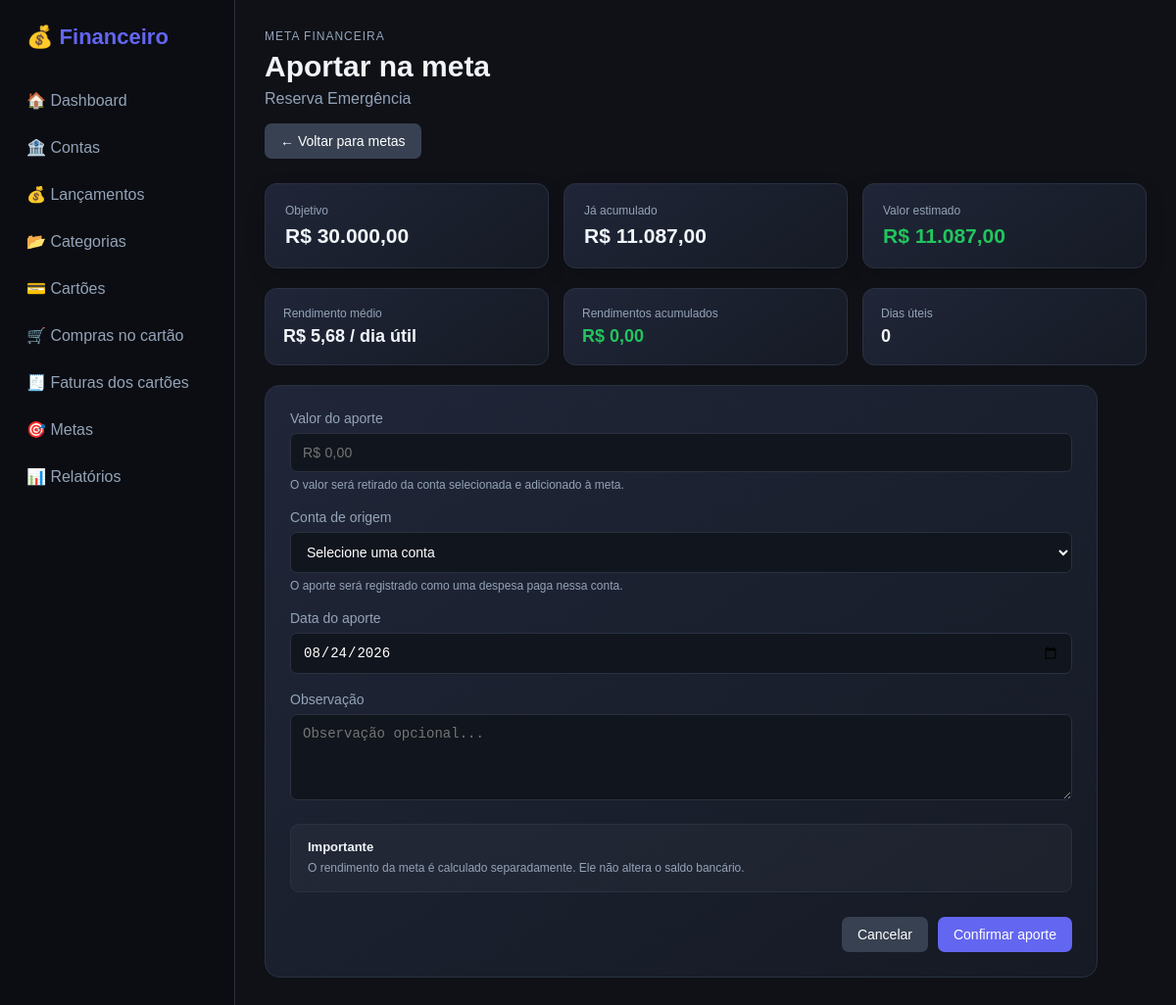
The app's page /metas/1/aportar with its own data.
### models/meta.py (models this page shows, shortened)
class Meta(db.Model):
    __tablename__ = "metas"
    id = db.Column(
        db.Integer,
        primary_key=True
    )
    nome = db.Column(
        db.String(150),
        nullable=False
    )
    descricao = db.Column(
        db.Text,
        nullable=True
    )
    valor_meta = db.Column(
        db.Numeric(12, 2),
        nullable=False,
        default=0
    )
    valor_atual = db.Column(
        db.Numeric(12, 2),
        nullable=False,
        default=0
    )
    rendimento_diario = db.Column(
        db.Numeric(12, 2),
        nullable=False,
        default=5.68
    )
    data_inicio_rendimento = db.Column(
        db.Date,
        nullable=True
    )
    prazo = db.Column(
        db.Date,
        nullable=True
    )
    ativa = db.Column(
        db.Boolean,
        nullable=False,
        default=True
    )
    criada_em = db.Column(
        db.DateTime,
        default=datetime.utcnow
    )
    aportes = db.relationship(
        "MetaAporte",
        back_populates="meta",
        cascade="all, delete-orphan",
        order_by="MetaAporte.data.desc()"
    )
    def dias_rendimento(
        self,
        data_final=None
    ):
        if not self.data_inicio_rendimento:
            return 0
    @property
    def rendimento_acumulado(self):
        dias = self.dias_rendimento()
        rendimento = float(
            self.rendimento_diario or 0
        )
        return round(
            dias * rendimento,
            2
        )
    @property
    def valor_estimado(self):
        return round(
            float(
                self.valor_atual or 0
            )
            +
            self.rendimento_acumulado,
            2
        )

### routes/metas.py (the view, shortened to what this page needs)
@metas_bp.route(
    "/<int:id>/aportar",
    methods=["GET", "POST"]
)
def aportar(id):
    meta = Meta.query.get_or_404(
        id
    )
    contas = (
        Conta.query
        .filter_by(
            ativa=True
        )
        .order_by(
            Conta.nome
        )
        .all()
    )
    erro = None
    return render_template(
        "meta_aporte_form.html",
        meta=meta,
        contas=contas,
        erro=erro,
        today=datetime.now().date()
    )

### app.py (called while the page is built)
def formatar_moeda(valor):
    try:
        valor = float(valor or 0)
    except (TypeError, ValueError):
        valor = 0.0
    negativo = valor < 0
    valor = abs(valor)
    texto = f"{valor:,.2f}"
    texto = texto.replace(",", "X").replace(".", ",").replace("X", ".")
    if negativo:
        texto = "-" + texto
    return texto

### models/conta.py (called while the page is built)
    def saldo_atual(self):
        saldo = float(self.saldo_inicial or 0)
        for lancamento in self.lancamentos:
            if lancamento.status != "pago":
                continue
            valor = float(lancamento.valor or 0)
            if lancamento.tipo == "receita":
                saldo += valor
            else:
                saldo -= valor
        return saldo

### templates/meta_aporte_form.html (shortened to what this page needs)
{% extends "base.html" %}
{% block content %}
<div class="page-header">
    <div>
        <span class="details-label">
            META FINANCEIRA
        </span>
        <h1>
            Aportar na meta
        </h1>
        <p>
            {{ meta.nome }}
        </p>
    </div>
    <div>
        <a
            href="{{ url_for('metas.listar') }}"
            class="btn btn-secondary"
        >
            ← Voltar para metas
        </a>
    </div>
</div>
<div class="meta-aporte-summary">
    <div>
        <span>
            Objetivo
        </span>
        <strong>
            R$ {{ meta.valor_meta|moeda }}
        </strong>
    </div>
    <div>
        <span>
            Já acumulado
        </span>
        <strong>
            R$ {{ meta.valor_atual|moeda }}
        </strong>
    </div>
    <div>
        <span>
            Valor estimado
        </span>
        <strong class="valor-positivo">
            R$ {{ meta.valor_estimado|moeda }}
        </strong>
    </div>
</div>
<div class="meta-aporte-info">
    <div>
        <span>
            Rendimento médio
        </span>
        <strong>
            R$ {{ meta.rendimento_diario|moeda }} / dia útil
        </strong>
    </div>
    <div>
        <span>
            Rendimentos acumulados
        </span>
        <strong class="valor-positivo">
            R$ {{ meta.rendimento_acumulado|moeda }}
        </strong>
    </div>
    <div>
        <span>
            Dias úteis
        </span>
        <strong>
            {% if meta.data_inicio_rendimento %}
                {{ meta.dias_rendimento() }}
            {% else %}
                0
            {% endif %}
        </strong>
    </div>
</div>
<div class="form-card">
    <form method="POST">
        <div class="form-group">
            <label for="valor">
                Valor do aporte
            </label>
            <input
                type="text"
                id="valor"
                name="valor"
                class="money-input"
                required
                inputmode="numeric"
                autocomplete="off"
                placeholder="R$ 0,00"
            >
            <small class="field-help">
                O valor será retirado da conta selecionada e adicionado à meta.
            </small>
        </div>
        <div class="form-group">
            <label for="conta_id">
                Conta de origem
            </label>
            <select
                id="conta_id"
                name="conta_id"
                required
            >
                <option value="">
                    Selecione uma conta
                </option>
            </select>
            <small class="field-help">
                O aporte será registrado como uma despesa paga nessa conta.
            </small>
        </div>
        <div class="form-group">
            <label for="data">
                Data do aporte
            </label>
            <input
                type="date"
                id="data"
                name="data"
                required
                value="{% if today %}{{ today.strftime('%Y-%m-%d') }}{% endif %}"
            >
        </div>
        <div class="form-group">
            <label for="observacao">
                Observação
            </label>
            <textarea
                id="observacao"
                name="observacao"
                rows="4"
                placeholder="Observação opcional..."
            ></textarea>
        </div>
        <div class="meta-aporte-warning">
            <strong>
                Importante
            </strong>
            <p>
                O rendimento da meta é calculado separadamente.
                Ele não altera o saldo bancário.
            </p>
        </div>
        <div class="form-actions">
            <a
                href="{{ url_for('metas.listar') }}"
                class="btn btn-secondary"
            >
                Cancelar
            </a>
            <button
                type="submit"
                class="btn btn-primary"
                onclick="return confirm(
                    'Confirma este aporte na meta?'
                );"
            >
                Confirmar aporte
            </button>
        </div>
    </form>
</div>
{% endblock %}

### static/css/style.css (style rules this page uses)
* { box-sizing: border-box; }
:root { --bg: #0f1117; --bg-secondary: #151923; --card: #1a1f2b; --card-hover: #202636; --border: #2a3140; --text: #f1f5f9; --text-secondary: #94a3b8; --primary: #6366f1; --primary-hover: #4f46e5; --success: #22c55e; --danger: #ef4444; --warning: #f59e0b; --info: #60a5fa; }
html, body { margin: 0; padding: 0; min-height: 100%; }
body { font-family: Arial, Helvetica, sans-serif; background: var(--bg); color: var(--text); }
.page-header { margin-bottom: 25px; }
.page-header h1 { margin: 0; font-size: 30px; }
.page-header p { margin-top: 7px; color: var(--text-secondary); }
.valor-positivo { color: var(--success) !important; }
.btn { border: none; border-radius: 7px; padding: 10px 16px; font-size: 14px; cursor: pointer; text-decoration: none; display: inline-block; transition: 0.2s; }
.btn-primary { background: var(--primary); color: white; }
.btn-secondary { background: #374151; color: white; }
.form-group { margin-bottom: 18px; }
.form-group label { display: block; margin-bottom: 7px; color: var(--text-secondary); font-size: 14px; }
.form-group input, .form-group select, .form-group textarea { width: 100%; background: #11151d; color: white; border: 1px solid var(--border); border-radius: 7px; padding: 11px 12px; font-size: 14px; outline: none; }
.field-help { display: block; margin-top: 6px; color: var(--text-secondary); font-size: 12px; }
.details-label { display: block; color: var(--text-secondary); font-size: 12px; margin-bottom: 7px; letter-spacing: 1px; }
.form-card { max-width: 850px; background: linear-gradient( 145deg, #202638, #151a24 ); border: 1px solid var(--border); border-radius: 15px; padding: 25px; }
.form-actions { display: flex; justify-content: flex-end; gap: 10px; margin-top: 25px; }
.meta-aporte-info { display: grid; grid-template-columns: repeat(3, 1fr); gap: 15px; margin-bottom: 20px; }
.meta-aporte-info > div { background: linear-gradient( 145deg, #202638, #151a24 ); border: 1px solid var(--border); border-radius: 12px; padding: 18px; }
.meta-aporte-info span { display: block; color: var(--text-secondary); font-size: 12px; margin-bottom: 6px; }
.meta-aporte-info strong { font-size: 18px; }
.meta-aporte-warning { margin-top: 20px; padding: 15px 17px; border-radius: 9px; border: 1px solid var(--border); background: rgba( 255, 255, 255, 0.03 ); }
.meta-aporte-warning strong { display: block; font-size: 13px; margin-bottom: 5px; }
.meta-aporte-warning p { margin: 0; color: var(--text-secondary); font-size: 12px; line-height: 1.5; }
.meta-aporte-summary { display: grid; grid-template-columns: repeat(3, 1fr); gap: 15px; margin-bottom: 20px; }
.meta-aporte-summary > div { background: linear-gradient( 145deg, #202638, #151a24 ); border: 1px solid var(--border); border-radius: 12px; padding: 20px; box-shadow: 0 8px 20px rgba( 0, 0, 0, 0.15 ); }
.meta-aporte-summary span { display: block; color: var(--text-secondary); font-size: 12px; margin-bottom: 7px; }
.meta-aporte-summary strong { display: block; font-size: 21px; }
.meta-aporte-summary .valor-positivo { color: var(--success); }
.money-input { font-variant-numeric: tabular-nums; letter-spacing: 0.2px; }

### records on screen
Meta: nome "Reserva Emergência", valor_meta|moeda "30.000,00", valor_atual|moeda "11.087,00", valor_estimado|moeda "11.087,00", rendimento_diario|moeda "5,68", rendimento_acumulado|moeda "0,00"
